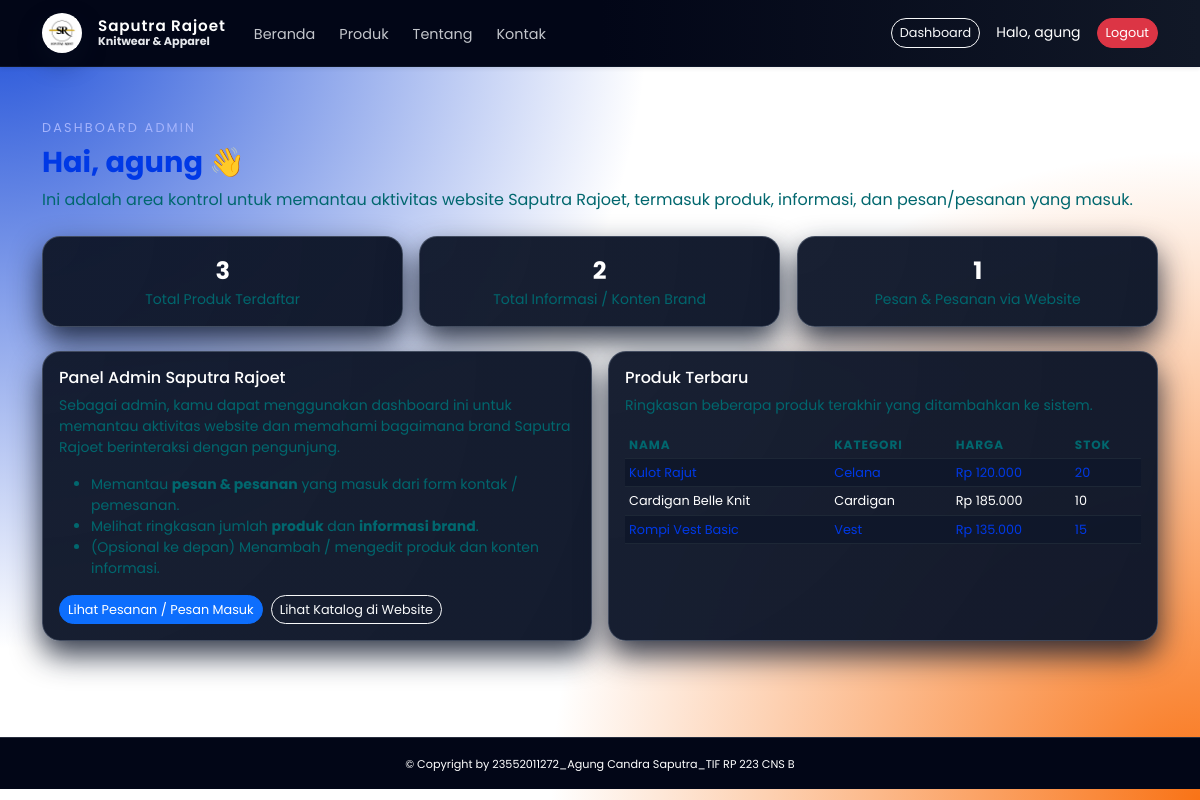
Page /public/dashboard.php (signed in) on the committed database.
### tables this page shows
CREATE TABLE `produk` (
  `id` int(11) UNSIGNED NOT NULL,
  `nama_produk` varchar(150) NOT NULL,
  `slug` varchar(150) DEFAULT NULL,
  `kode_produk` varchar(50) DEFAULT NULL,
  `kategori` varchar(50) DEFAULT NULL,
  `harga` decimal(12,2) NOT NULL DEFAULT 0.00,
  `stok` int(11) NOT NULL DEFAULT 0,
  `gambar_utama` varchar(255) DEFAULT NULL,
  `deskripsi` text DEFAULT NULL,
  `status` enum('aktif','nonaktif') DEFAULT 'aktif',
  `created_at` datetime DEFAULT current_timestamp(),
  `updated_at` datetime DEFAULT current_timestamp() ON UPDATE current_timestamp()
);

### public/dashboard.php (the view, shortened to what this page needs)
<?php
$conn  = getConnection();
$role  = $_SESSION['user_role'] ?? 'user';
$nama  = $_SESSION['user_name'] ?? 'Pengguna';
$produkCount = $conn->query("SELECT COUNT(*) AS jml FROM produk")->fetch_assoc()['jml'] ?? 0;
$infoCount   = $conn->query("SELECT COUNT(*) AS jml FROM informasi")->fetch_assoc()['jml'] ?? 0;
$pesanCount  = $conn->query("SELECT COUNT(*) AS jml FROM kontak")->fetch_assoc()['jml'] ?? 0;
$produkRes = $conn->query("SELECT * FROM produk ORDER BY created_at DESC LIMIT 5");
require_once __DIR__ . '/partials/head.php';
require_once __DIR__ . '/partials/navbar.php';
?>
<main class="py-5">
    <div class="container">
        <div class="mb-4">
            <span class="hero-kicker d-inline-block mb-2">
                Dashboard <?= $role === 'admin' ? 'Admin' : 'Pengguna' ?>
            </span>
            <h1 class="hero-title mb-2" style="font-size: 1.8rem;">
                Hai, <?= htmlspecialchars($nama) ?> 👋
            </h1>
            <p class="text-soft mb-0">
                <?= $role === 'admin'
                    ? 'Ini adalah area kontrol untuk memantau aktivitas website Saputra Rajoet, termasuk produk, informasi, dan pesan/pesanan yang masuk.'
                    : 'Selamat datang di dashboard kamu. Dari sini kamu bisa menjelajahi katalog produk, mengenal brand Saputra Rajoet, dan menghubungi kami dengan mudah.' ?>
            </p>
        </div>
        <div class="row g-3 mb-4">
            <div class="col-md-4">
                <div class="card card-glass h-100">
                    <div class="card-body text-center">
                        <div class="fw-bold fs-4 text-white"><?= (int)$produkCount ?></div>
                        <div class="text-soft small">Total Produk Terdaftar</div>
                    </div>
                </div>
            </div>
            <div class="col-md-4">
                <div class="card card-glass h-100">
                    <div class="card-body text-center">
                        <div class="fw-bold fs-4 text-white"><?= (int)$infoCount ?></div>
                        <div class="text-soft small">Total Informasi / Konten Brand</div>
                    </div>
                </div>
            </div>
            <div class="col-md-4">
                <div class="card card-glass h-100">
                    <div class="card-body text-center">
                        <div class="fw-bold fs-4 text-white"><?= (int)$pesanCount ?></div>
                        <div class="text-soft small">Pesan & Pesanan via Website</div>
                    </div>
                </div>
            </div>
        </div>
        <?php if ($role === 'admin'): ?>
            <div class="row g-3">
                <div class="col-md-6">
                    <div class="card card-glass h-100">
                        <div class="card-body">
                            <h2 class="h6 text-white mb-2">Panel Admin Saputra Rajoet</h2>
                            <p class="text-soft small mb-3">
                                Sebagai admin, kamu dapat menggunakan dashboard ini untuk memantau aktivitas website
                                dan memahami bagaimana brand Saputra Rajoet berinteraksi dengan pengunjung.
                            </p>
                            <ul class="text-soft small mb-3">
                                <li>Memantau <strong>pesan & pesanan</strong> yang masuk dari form kontak / pemesanan.</li>
                                <li>Melihat ringkasan jumlah <strong>produk</strong> dan <strong>informasi brand</strong>.</li>
                                <li>(Opsional ke depan) Menambah / mengedit produk dan konten informasi.</li>
                            </ul>
                            <div class="d-flex flex-wrap gap-2">
                                <a href="<?= BASE_URL ?>dashboard_pesanan.php"
                                   class="btn btn-primary btn-sm pill-btn">
                                    Lihat Pesanan / Pesan Masuk
                                </a>
                                <a href="<?= BASE_URL ?>products.php"
                                   class="btn btn-outline-light btn-sm pill-btn">
                                    Lihat Katalog di Website
                                </a>
                            </div>
                        </div>
                    </div>
                </div>
                <div class="col-md-6">
                    <div class="card card-glass h-100">
                        <div class="card-body">
                            <h2 class="h6 text-white mb-2">Produk Terbaru</h2>
                            <p class="text-soft small mb-3">
                                Ringkasan beberapa produk terakhir yang ditambahkan ke sistem.
                            </p>
                            <?php if ($produkRes && $produkRes->num_rows > 0): ?>
                                <div class="table-responsive">
                                    <table class="table table-dark table-striped table-sm align-middle mb-0">
                                        <thead>
                                            <tr>
                                                <th>Nama</th>
                                                <th>Kategori</th>
                                                <th>Harga</th>
                                                <th>Stok</th>
                                            </tr>
                                        </thead>
                                        <tbody>
                                        <?php while ($p = $produkRes->fetch_assoc()): ?>
                                            <tr>
                                                <td class="small">
                                                    <?= htmlspecialchars($p['nama_produk']) ?>
                                                </td>
                                                <td class="small">
                                                    <?= htmlspecialchars($p['kategori'] ?? '-') ?>
                                                </td>
                                                <td class="small">
                                                    Rp <?= number_format($p['harga'], 0, ',', '.') ?>
                                                </td>
                                                <td class="small">
                                                    <?= (int)$p['stok'] ?>
                                                </td>
                                            </tr>
                                        <?php endwhile; ?>
                                        </tbody>
                                    </table>
                                </div>
                            <?php else: ?>
                                <p class="text-soft small mb-0">Belum ada produk yang terdaftar.</p>
                            <?php endif; ?>
                        </div>
                    </div>
                </div>
            </div>
        <?php endif; ?>
    </div>
</main>
<?php require_once __DIR__ . '/partials/footer.php'; ?>

### public/assets/css/style.css (style rules this page uses)
:root { --bg-body: #020617; --bg-surface: #020617; --bg-soft: #0b1220; --primary: #3b82f6; --primary-soft: rgba(59, 130, 246, 0.18); --primary-dark: #2563eb; --accent: #f97316; --text-main: #0039e6; --text-soft: #01676e; --text-muted: #6b7280; --border-soft: rgba(148, 163, 184, 0.35); --shadow-soft: 0 18px 40px rgba(15, 23, 42, 0.9); --shadow-card: 0 14px 30px rgba(15, 23, 42, 0.85); --radius-xl: 18px; --transition-fast: 0.18s ease; --transition-med: 0.25s ease; }
*, *::before, *::after { box-sizing: border-box; }
html { scroll-behavior: smooth; }
body.bg-body { margin: 0; min-height: 100vh; display: flex; flex-direction: column; font-family: "Poppins", system-ui, -apple-system, BlinkMacSystemFont, "Segoe UI", sans-serif; background: radial-gradient(circle at top left, #1d4ed8 0, transparent 45%), radial-gradient(circle at bottom right, #f97316 0, transparent 45%), var(--bg-body); color: var(--text-main); }
a { color: inherit; text-decoration: none; }
.container { max-width: 1140px; }
.pill-btn { border-radius: 999px; font-size: 0.8rem; }
.hero-kicker { font-size: 0.8rem; letter-spacing: 0.17em; text-transform: uppercase; color: #a5b4fc; }
.hero-title { font-size: clamp(2.1rem, 3.2vw, 2.9rem); font-weight: 700; color: var(--text-main); }
.card-glass { background: radial-gradient(circle at top left, rgba(15, 23, 42, 0.96), rgba(15, 23, 42, 0.98)); border-radius: var(--radius-xl); border: 1px solid var(--border-soft); box-shadow: var(--shadow-card); backdrop-filter: blur(18px); -webkit-backdrop-filter: blur(18px); overflow: hidden; transition: transform var(--transition-fast), box-shadow var(--transition-fast), border-color var(--transition-fast), background-color var(--transition-fast); }
.table-dark { --bs-table-bg: transparent; --bs-table-border-color: rgba(31, 41, 55, 0.9); --bs-table-striped-bg: rgba(15, 23, 42, 0.9); --bs-table-striped-color: var(--text-main); --bs-table-hover-bg: rgba(30, 64, 175, 0.45); }
.table-dark th { font-size: 0.75rem; text-transform: uppercase; letter-spacing: 0.08em; color: var(--text-soft); }
.table-dark td { font-size: 0.8rem; }
.text-soft { color: var(--text-soft); }
.card-glass { animation: fadeInScale 0.45s ease-out both; }

### rows in the picture
produk: nama_produk "Kulot Rajut", kategori "Celana", harga "120.000", stok "20"
produk: nama_produk "Cardigan Belle Knit", kategori "Cardigan", harga "185.000", stok "10"
produk: nama_produk "Rompi Vest Basic", kategori "Vest", harga "135.000", stok "15"

### other values in the picture
$currentUser "agung"
$nama "agung"
$produkCount "3"
$infoCount "2"
$pesanCount "1"
